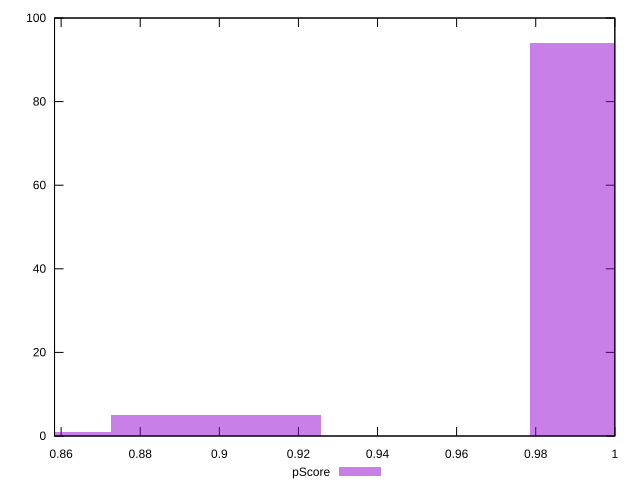

The script that saved this image:
reset

$pScore <<EOF
1.0049285977993314 94
0.8991466401362438 5
0.8462556613047001 1
EOF

set key outside below
set boxwidth 0.052890978831543756
set xrange [0.8583333333333334:1]
set yrange [0:100]
set trange [0:100]
set style fill transparent solid 0.5 noborder
set terminal svg size 640, 490 enhanced background rgb 'white'
set output "report/report_00029_2021-02-24T13-36-40.390Z/unminified-javascript/samples/music/pScore/histogram.svg"

plot $pScore title "pScore" with boxes

reset
